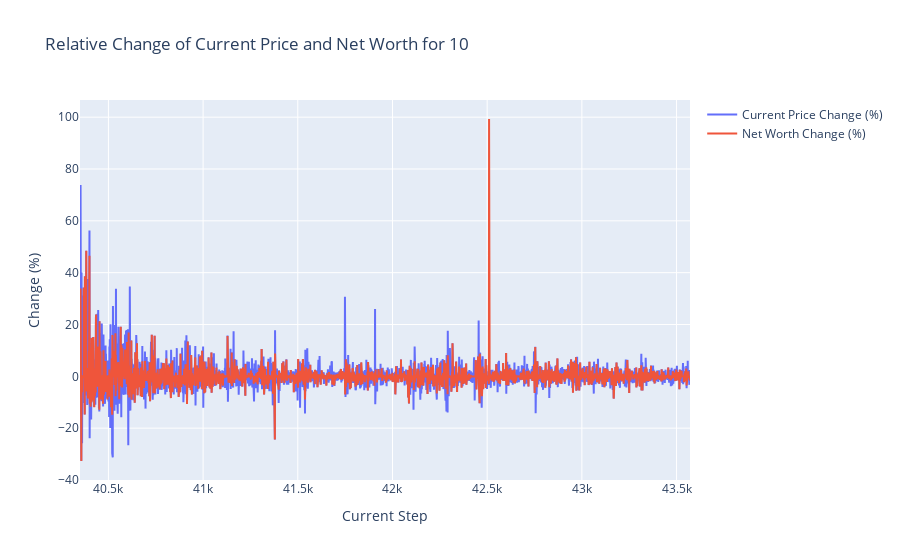

The cell this chart's notebook holds for it:
### Code cell
plot_relative_change_by_token(df = train_hist_df, token = token)

### Figure 1 — Plotly figure (JSON) as saved in the notebook; plotly's stock layout.template omitted (floating-point values rounded to 4 significant figures; data arrays with more than 128 entries replaced by an {"elided": "..."} marker saying what was removed)
{"data": [{"mode": "lines", "name": "Current Price Change (%)", "type": "scatter", "x": {"elided": "3222 int values"}, "y": {"elided": "3222 float values"}}, {"mode": "lines", "name": "Net Worth Change (%)", "type": "scatter", "x": {"elided": "3222 int values"}, "y": {"elided": "3222 float values"}}], "layout": {"title": {"text": "Relative Change of Current Price and Net Worth for 10"}, "xaxis": {"title": {"text": "Current Step"}}, "yaxis": {"title": {"text": "Change (%)"}}}}
